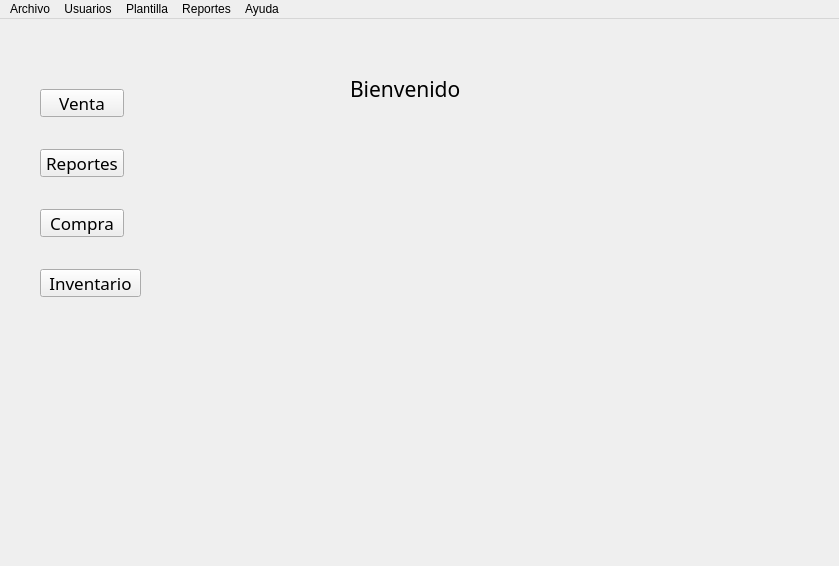
<?xml version="1.0" encoding="UTF-8"?>
<ui version="4.0">
 <class>MainWindow</class>
 <widget class="QMainWindow" name="MainWindow">
  <property name="geometry">
   <rect>
    <x>0</x>
    <y>0</y>
    <width>839</width>
    <height>566</height>
   </rect>
  </property>
  <property name="windowTitle">
   <string>Principal</string>
  </property>
  <property name="styleSheet">
   <string notr="true"/>
  </property>
  <widget class="QWidget" name="centralwidget">
   <widget class="QPushButton" name="btnventa">
    <property name="geometry">
     <rect>
      <x>40</x>
      <y>70</y>
      <width>84</width>
      <height>28</height>
     </rect>
    </property>
    <property name="font">
     <font>
      <family>Droid Sans</family>
      <pointsize>13</pointsize>
     </font>
    </property>
    <property name="text">
     <string>Venta</string>
    </property>
   </widget>
   <widget class="QPushButton" name="btnreportes">
    <property name="geometry">
     <rect>
      <x>40</x>
      <y>130</y>
      <width>84</width>
      <height>28</height>
     </rect>
    </property>
    <property name="font">
     <font>
      <family>Droid Sans</family>
      <pointsize>13</pointsize>
     </font>
    </property>
    <property name="text">
     <string>Reportes</string>
    </property>
   </widget>
   <widget class="QPushButton" name="btncompra">
    <property name="geometry">
     <rect>
      <x>40</x>
      <y>190</y>
      <width>84</width>
      <height>28</height>
     </rect>
    </property>
    <property name="font">
     <font>
      <family>Droid Sans</family>
      <pointsize>13</pointsize>
     </font>
    </property>
    <property name="text">
     <string>Compra</string>
    </property>
   </widget>
   <widget class="QPushButton" name="btninventario">
    <property name="geometry">
     <rect>
      <x>40</x>
      <y>250</y>
      <width>101</width>
      <height>28</height>
     </rect>
    </property>
    <property name="font">
     <font>
      <family>Droid Sans</family>
      <pointsize>13</pointsize>
     </font>
    </property>
    <property name="text">
     <string>Inventario</string>
    </property>
   </widget>
   <widget class="QLabel" name="label">
    <property name="geometry">
     <rect>
      <x>-18</x>
      <y>-1</y>
      <width>871</width>
      <height>551</height>
     </rect>
    </property>
    <property name="styleSheet">
     <string notr="true">background-image: url(:/imagenes/fondoaplicacion.jpg);</string>
    </property>
    <property name="text">
     <string/>
    </property>
   </widget>
   <widget class="QLabel" name="label_2">
    <property name="geometry">
     <rect>
      <x>350</x>
      <y>60</y>
      <width>221</width>
      <height>20</height>
     </rect>
    </property>
    <property name="font">
     <font>
      <family>Droid Sans</family>
      <pointsize>16</pointsize>
     </font>
    </property>
    <property name="text">
     <string>Bienvenido</string>
    </property>
   </widget>
   <zorder>label</zorder>
   <zorder>btnventa</zorder>
   <zorder>btnreportes</zorder>
   <zorder>btncompra</zorder>
   <zorder>btninventario</zorder>
   <zorder>label_2</zorder>
  </widget>
  <widget class="QMenuBar" name="menubar">
   <property name="geometry">
    <rect>
     <x>0</x>
     <y>0</y>
     <width>839</width>
     <height>25</height>
    </rect>
   </property>
   <widget class="QMenu" name="menuArchivo">
    <property name="title">
     <string>Archivo</string>
    </property>
    <addaction name="actionAjustes"/>
    <addaction name="actionCerrar_Session"/>
   </widget>
   <widget class="QMenu" name="menuUsuarios">
    <property name="title">
     <string>Usuarios</string>
    </property>
    <addaction name="actionEmpleados"/>
    <addaction name="actionUsuarios"/>
   </widget>
   <widget class="QMenu" name="menuPlantilla">
    <property name="title">
     <string>Plantilla</string>
    </property>
    <addaction name="actionClientes"/>
    <addaction name="actionProveedores"/>
   </widget>
   <widget class="QMenu" name="menuReportes">
    <property name="title">
     <string>Reportes</string>
    </property>
   </widget>
   <widget class="QMenu" name="menuAyuda">
    <property name="title">
     <string>Ayuda</string>
    </property>
    <addaction name="actionAcerca_de"/>
   </widget>
   <addaction name="menuArchivo"/>
   <addaction name="menuUsuarios"/>
   <addaction name="menuPlantilla"/>
   <addaction name="menuReportes"/>
   <addaction name="menuAyuda"/>
  </widget>
  <action name="actionAcerca_de">
   <property name="text">
    <string>Acerca de</string>
   </property>
  </action>
  <action name="actionEmpleados">
   <property name="text">
    <string>Empleados</string>
   </property>
  </action>
  <action name="actionUsuarios">
   <property name="text">
    <string>Usuarios</string>
   </property>
  </action>
  <action name="actionAjustes">
   <property name="text">
    <string>Ajustes</string>
   </property>
  </action>
  <action name="actionCerrar_Session">
   <property name="text">
    <string>Cerrar Sesion</string>
   </property>
  </action>
  <action name="actionClientes">
   <property name="text">
    <string>Clientes</string>
   </property>
  </action>
  <action name="actionProveedores">
   <property name="text">
    <string>Proveedores</string>
   </property>
  </action>
 </widget>
 <resources>
  <include location="imagenes/imagenes.qrc"/>
 </resources>
 <connections/>
</ui>
